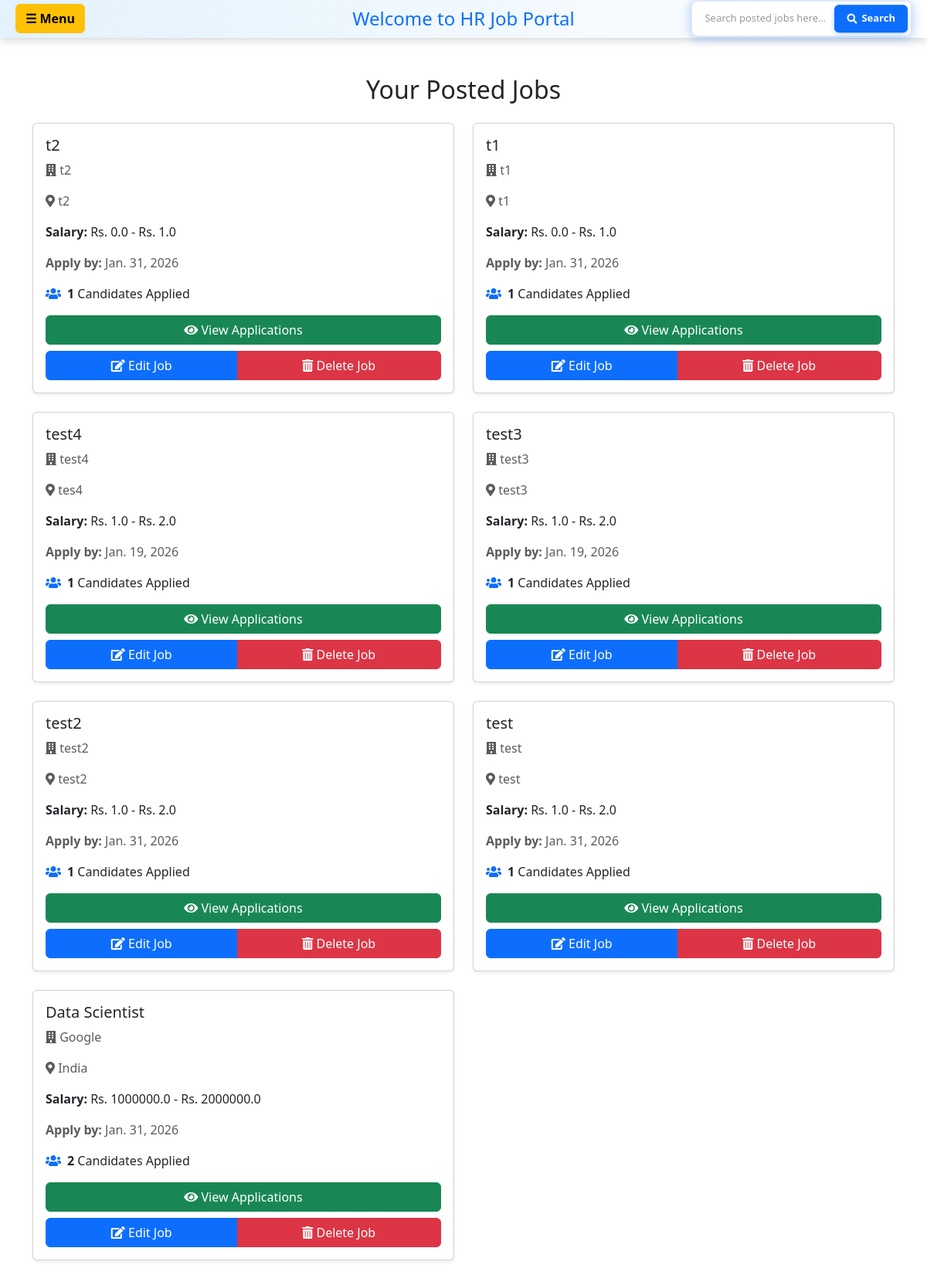
Before: /hrdash/ (signed in) with the older database file.
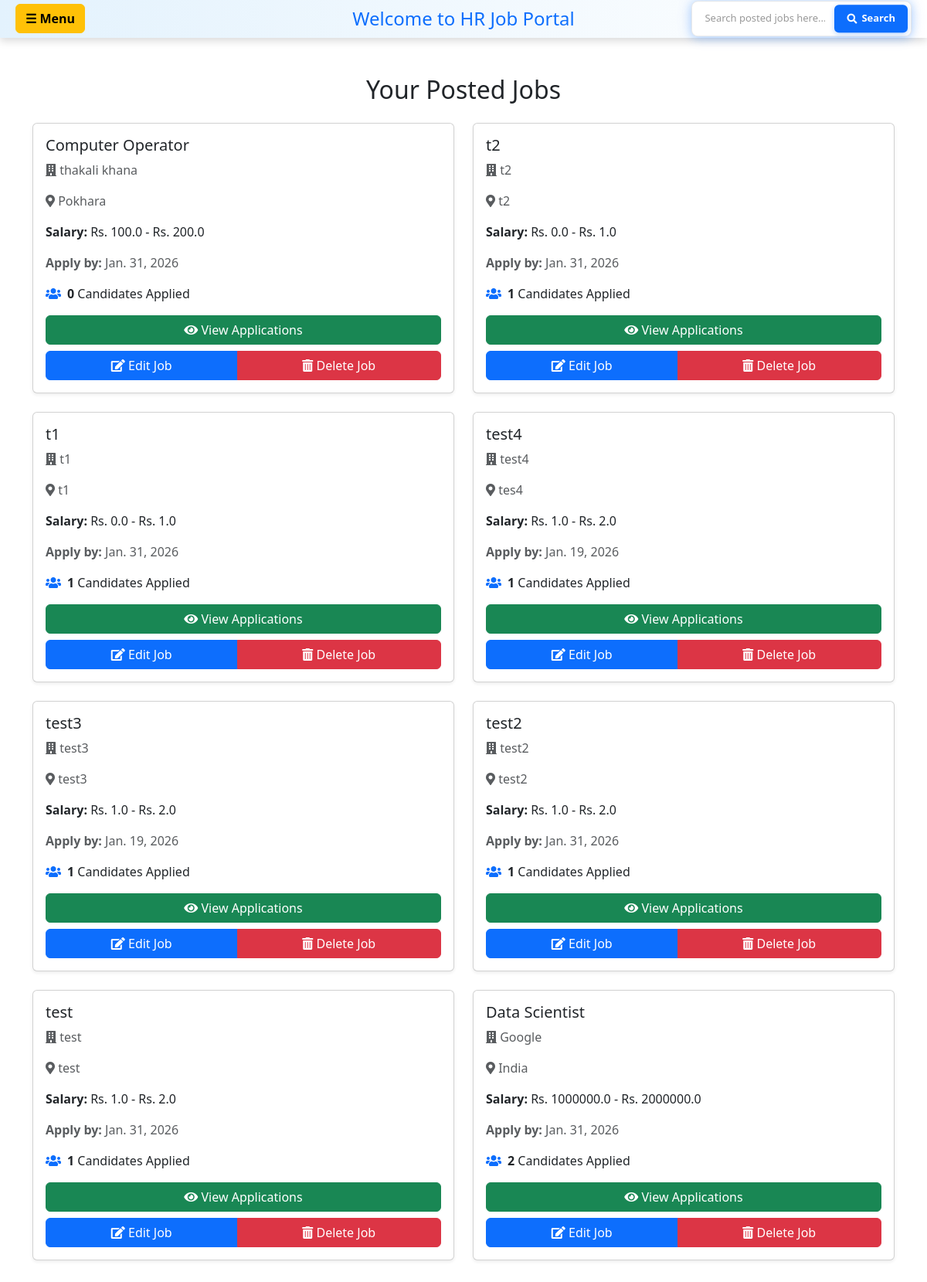
After: the same page with the newer database file.
### hr/models.py (models this page shows, shortened)
class JobPost(models.Model):
    user=models.ForeignKey(User,on_delete=models.CASCADE)
    title=models.CharField(max_length=200)
    address=models.CharField(max_length=200)
    CompanyName=models.CharField(max_length=200)
    salaryLow=models.FloatField(default=0, validators=[MinValueValidator(0)])
    salaryHigh=models.FloatField(default=0, validators=[MinValueValidator(0)])
    applycount=models.IntegerField(default=0)
    lastDateToApply=models.DateField()
    created_at=models.DateTimeField(auto_now_add=True, null=True)
    employment_type = models.CharField(max_length=20, choices=EMPLOYMENT_TYPE_CHOICES, default='full-time', null=True, blank=True)
    work_mode = models.CharField(max_length=20, choices=WORK_MODE_CHOICES, default='on-site', null=True, blank=True)

### hr/views.py (the view)
# urls.py: path("hrdash/", views.hrhome, name='hrdash'),
@login_required(login_url='login_user')
def hrhome(request):
    jobs = JobPost.objects.filter(user=request.user).order_by('-created_at')
    search_query = request.GET.get('search', '').strip()
    if search_query:
        jobs = jobs.filter(title__icontains=search_query)
    context = {
        'jobs': jobs,
        'search_query': search_query,
        'navbar_title': 'Welcome to HR Job Portal'  # Added navbar title for dashboard
    }
    return render(request, 'hr/hrdashboard.html', context)

### hr/templates/hr/hrdashboard.html (shortened to what this page needs)
<!doctype html>
<html lang="en">
  <head>
    <link href="https://cdn.jsdelivr.net/npm/bootstrap@5.3.8/dist/css/bootstrap.min.css" rel="stylesheet">
    <link rel="stylesheet" href="https://cdnjs.cloudflare.com/ajax/libs/font-awesome/5.15.3/css/all.min.css">
  </head>
  <body>
    {% include 'hr/navbar.html' %}
    <div class="container my-5">
      <h2 class="text-center mb-4">Your Posted Jobs</h2>
      {% if jobs %}
      <div class="row">
        {% for job in jobs %}
        <div class="col-md-6 mb-4">
          <div class="card shadow-sm h-100">
            <div class="card-body">
              <h5 class="card-title">{{ job.title }}</h5>
              <p class="card-text text-muted"><i class="fas fa-building"></i> {{ job.CompanyName }}</p>
              <p class="card-text text-muted"><i class="fas fa-map-marker-alt"></i> {{ job.address }}</p>
              <p class="card-text"><strong>Salary:</strong> Rs. {{ job.salaryLow }} - Rs. {{ job.salaryHigh }}</p>
              <p class="card-text text-muted"><strong>Apply by:</strong> {{ job.lastDateToApply }}</p>
              <div class="d-flex align-items-center mb-3">
                <i class="fas fa-users me-2 text-primary"></i>
                <span><strong>{{ job.applycount }}</strong> Candidates Applied</span>
              </div>
              <div class="d-grid gap-2">
                <a href="{% url 'candidate_details' job.id %}" class="btn btn-success">
                  <i class="fas fa-eye"></i> View Applications
                </a>
                <div class="btn-group" role="group">
                  <a href="{% url 'edit_job' job.id %}" class="btn btn-primary">
                    <i class="fas fa-edit"></i> Edit Job
                  </a>
                  <a href="{% url 'delete_job' job.id %}" class="btn btn-danger">
                    <i class="fas fa-trash-alt"></i> Delete Job
                  </a>
                </div>
              </div>
            </div>
          </div>
        </div>
        {% endfor %}
      </div>
      {% else %}
      <div class="alert alert-info text-center" role="alert">
        <h4>No jobs posted yet!</h4>
        <p>Start by posting your first job.</p>
        <a href="{% url 'postjob' %}" class="btn btn-primary">Post a Job</a>
      </div>
      {% endif %}
    </div>
  </body>
</html>

Changed rows visible on the page:
added JobPost: title "Computer Operator", CompanyName "thakali khana", address "Pokhara", salaryLow "100.0", salaryHigh "200.0", lastDateToApply "Jan. 31, 2026", applycount "0"
